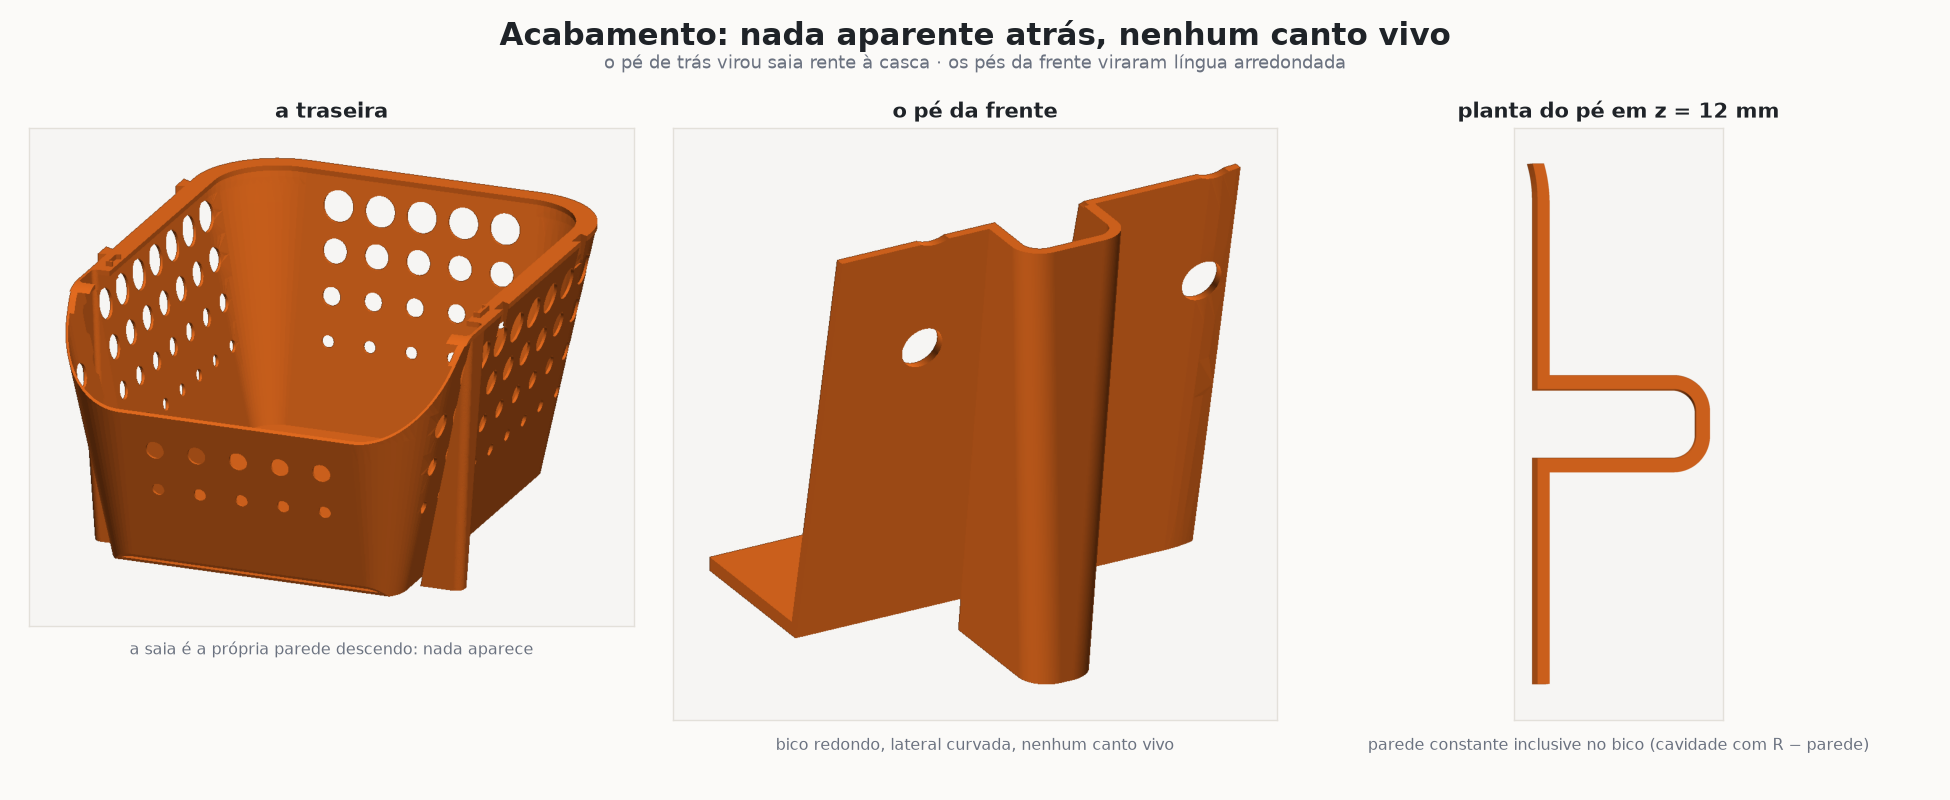

Source code (Python):
#!/usr/bin/env python3
"""A rodada de acabamento: saia de tras invisivel e pes da frente redondos."""
import os

import matplotlib
matplotlib.use("Agg")
import matplotlib.pyplot as plt
import numpy as np
import trimesh
from build123d import Box, Pos, export_stl
from PIL import Image

import modelo3d as M
import render

DEST = os.path.dirname(os.path.abspath(__file__))
FUNDO, TINTA, GRIS, NOVO = "#fbfaf8", "#1f2328", "#6b7280", "#c2410c"
COR = (0.93, 0.44, 0.13)


def main():
    M.set_draft(12.0)
    p, _ = M.cesto(aba=True)
    m = trimesh.load(os.path.join(DEST, "cesto-aba.stl"))
    yc = M.PES[0][0]
    # o pe visto de fora e a planta dele
    cx = Pos(80.0, yc, 30.0) * Box(60.0, 60.0, 70.0)
    export_stl(p & cx, os.path.join(DEST, "lp-pe.stl"))
    laje = Pos(80.0, yc, 12.0) * Box(60.0, 60.0, 3.0)
    export_stl(p & laje, os.path.join(DEST, "lp-pl.stl"))

    vistas = [
        ("lp-tras.png", [(m, COR)], (0.4, 1.0, -0.4),
         "a traseira", "a saia é a própria parede descendo: nada aparece"),
        ("lp-pe.png", [(trimesh.load(os.path.join(DEST, "lp-pe.stl")), COR)],
         (-1.0, -0.55, -0.55), "o pé da frente",
         "bico redondo, lateral curvada, nenhum canto vivo"),
        ("lp-pl.png", [(trimesh.load(os.path.join(DEST, "lp-pl.stl")), COR)],
         (0.0, -0.02, -1.0), "planta do pé em z = 12 mm",
         "parede constante inclusive no bico (cavidade com R − parede)"),
    ]
    for arq, cena, d, _, _ in vistas:
        render.salvar(render.render(cena, direcao=d, largura=980),
                      os.path.join(DEST, arq))

    fig = plt.figure(figsize=(15.6, 6.4), facecolor=FUNDO)
    fig.text(0.5, 0.975, "Acabamento: nada aparente atrás, nenhum canto vivo",
             ha="center", va="top", fontsize=18, color=TINTA, weight="bold")
    fig.text(0.5, 0.932, "o pé de trás virou saia rente à casca · os pés da "
             "frente viraram língua arredondada", ha="center", va="top",
             fontsize=10.5, color=GRIS)
    for i, (arq, _, _, tit, sub) in enumerate(vistas):
        ax = fig.add_axes([0.015 + i * 0.33, 0.10, 0.31, 0.74])
        ax.imshow(np.asarray(Image.open(os.path.join(DEST, arq))))
        ax.set_anchor("N"); ax.set_xticks([]); ax.set_yticks([])
        for s in ax.spines.values():
            s.set_color("#e3e0da")
        ax.set_title(tit, fontsize=12, color=TINTA, weight="bold", pad=6)
        ax.text(0.5, -0.03, sub, transform=ax.transAxes, ha="center",
                va="top", fontsize=9.2, color=GRIS)
    fig.savefig(os.path.join(DEST, "limpo.png"), dpi=125, facecolor=FUNDO)
    print("gerado limpo.png")


if __name__ == "__main__":
    main()
